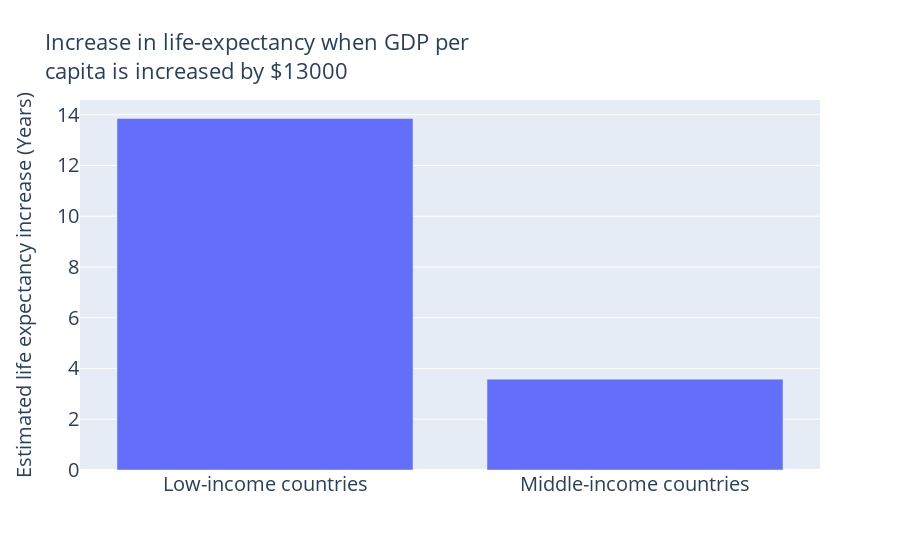

Notebook code for this chart:
### Code cell
import plotly.express as px

# Create the bar plot
fig_lifeexpincrease_bar = px.bar(df5, x="Income Category", y="Life expectancy increase", orientation='v',
                          title="Increase in life-expectancy when GDP per<br>capita is increased by $13000",
                          labels={"Life expectancy increase": "Estimated life expectancy increase (Years)", "Income Category": ""})

# Update bar colors
#fig_lifeexpincrease_bar.update_traces(marker=dict(color=['green', 'red']))

# Update title size
fig_lifeexpincrease_bar.update_layout(title_font_size=22, height=550)

# Update axis titles size and orientation
fig_lifeexpincrease_bar.update_layout(xaxis=dict(title_font_size=20, tickfont_size=20), 
                              yaxis=dict(title_font_size=20, title_standoff=20, tickangle=0, tickfont_size=20))

# Hide legend
fig_lifeexpincrease_bar.update_layout(showlegend=False)

# Update label font size on bars
fig_lifeexpincrease_bar.update_traces(textfont_size=24)  # Adjust size as needed

# Show the plot
fig_lifeexpincrease_bar.show()

### Figure 1 — Plotly figure (JSON) as saved in the notebook; plotly's stock layout.template omitted (floating-point values rounded to 4 significant figures)
{"data": [{"alignmentgroup": "True", "hovertemplate": "=%{x}<br>Estimated life expectancy increase (Years)=%{y}<extra></extra>", "legendgroup": "", "marker": {"color": "#636efa", "pattern": {"shape": ""}}, "name": "", "offsetgroup": "", "orientation": "v", "showlegend": false, "textfont": {"size": 24}, "textposition": "auto", "type": "bar", "x": ["Low-income countries", "Middle-income countries"], "xaxis": "x", "y": [13.85, 3.58], "yaxis": "y"}], "layout": {"barmode": "relative", "height": 550, "legend": {"tracegroupgap": 0}, "showlegend": false, "title": {"font": {"size": 22}, "text": "Increase in life-expectancy when GDP per<br>capita is increased by $13000"}, "xaxis": {"anchor": "y", "domain": [0, 1], "tickfont": {"size": 20}, "title": {"font": {"size": 20}, "text": ""}}, "yaxis": {"anchor": "x", "domain": [0, 1], "tickangle": 0, "tickfont": {"size": 20}, "title": {"font": {"size": 20}, "standoff": 20, "text": "Estimated life expectancy increase (Years)"}}}}
